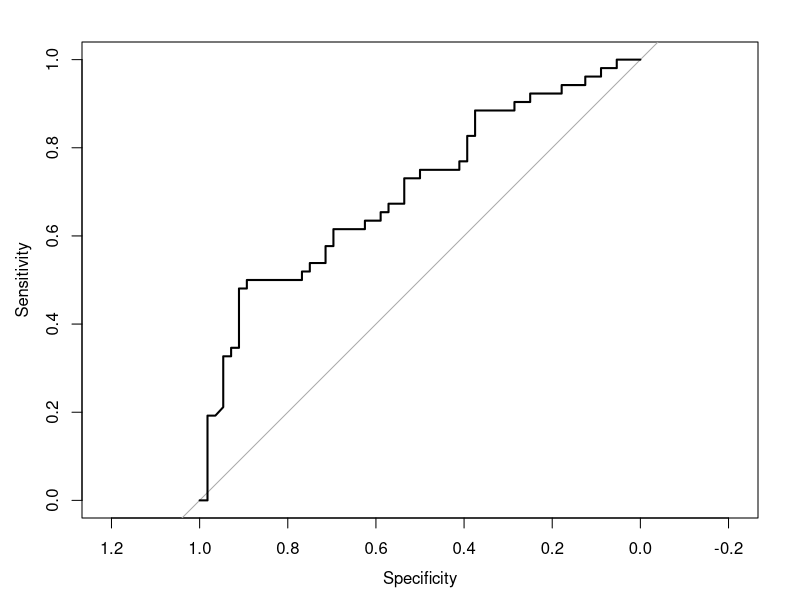
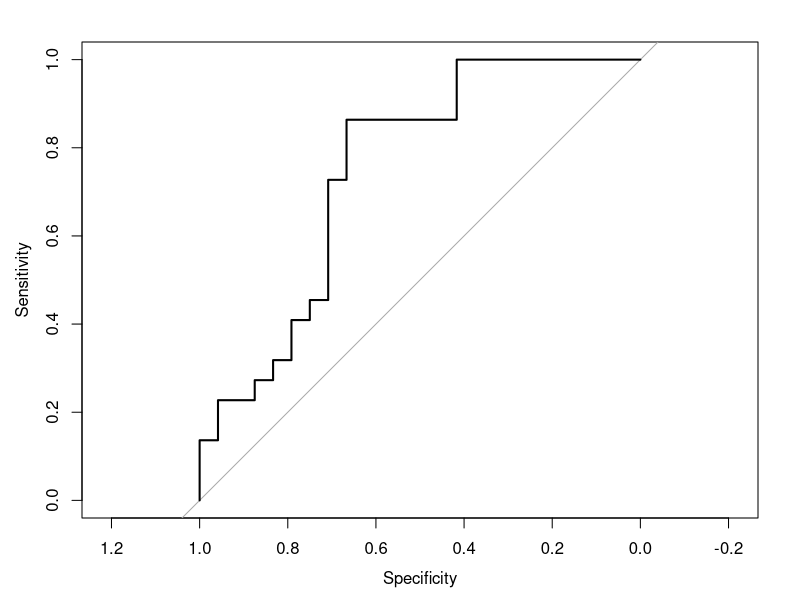
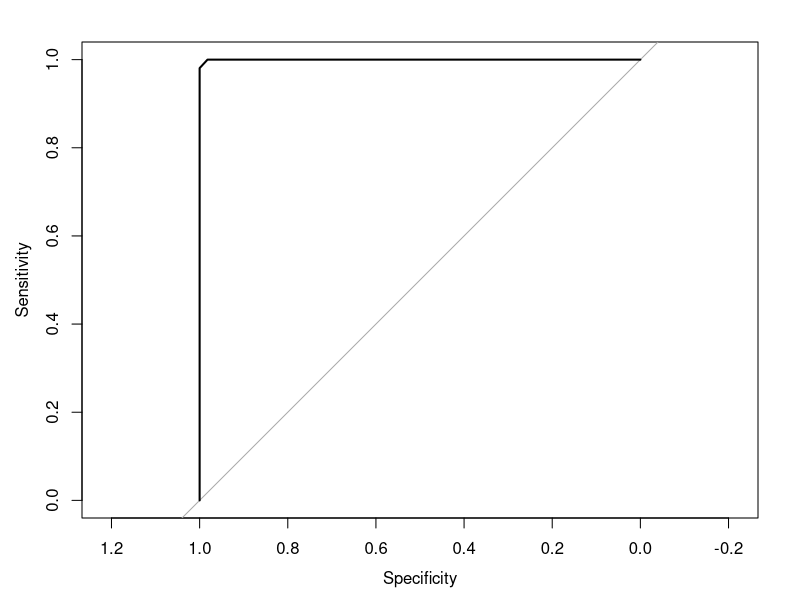
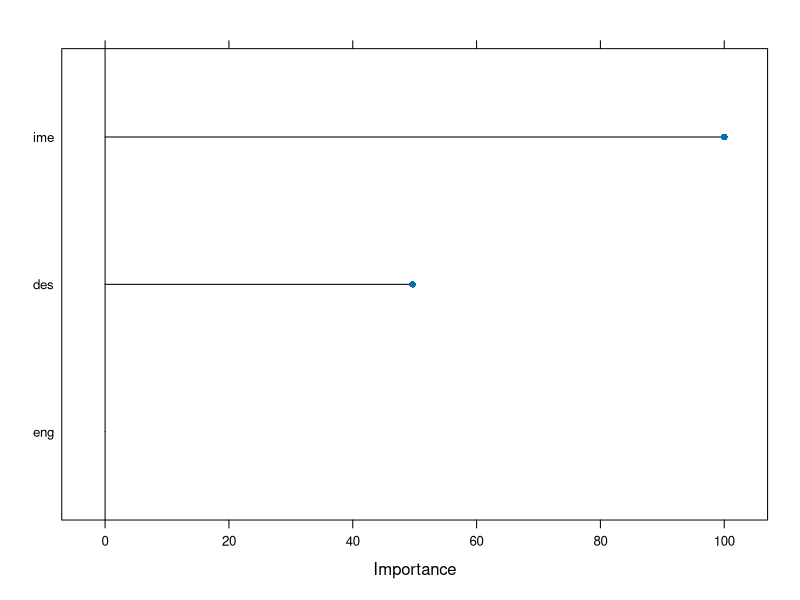
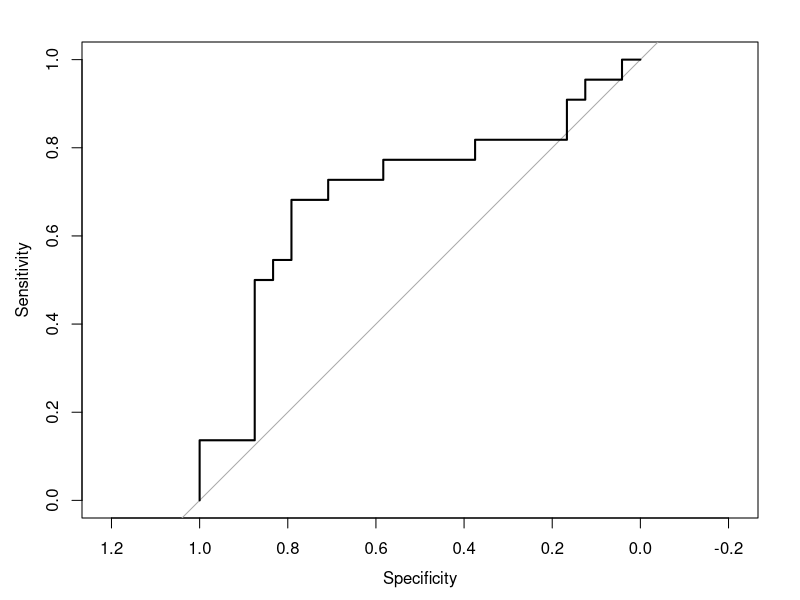
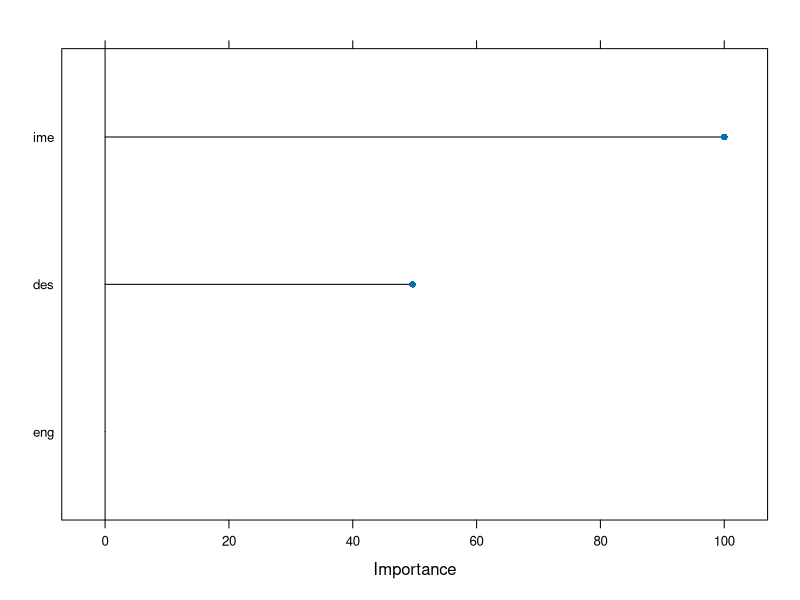
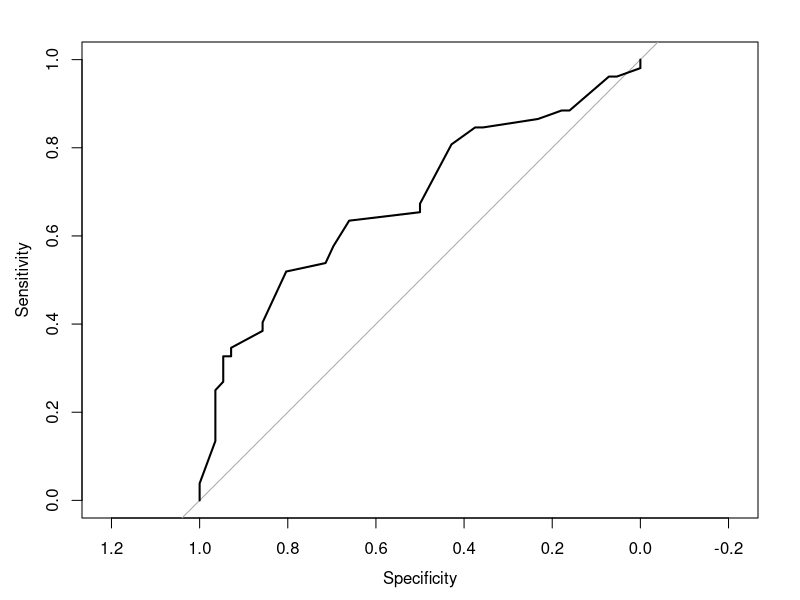
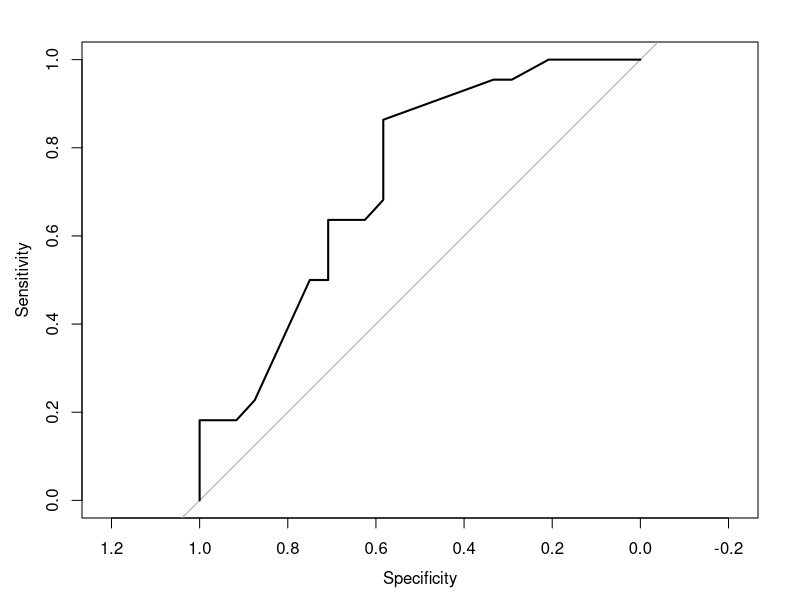

Write the R code that produced these figures, in order. (Note: this script raises an error after producing the figures.)
options(scipen = 9999)
library(readxl)
library(caTools)
library(caret)
library(pROC)
library(e1071)
library(ipred)
library(ROCR)
library(MASS)

dados <- read_excel("dados.xlsx", sheet = "dados")

set.seed(123)


#### MODELO NÃO SUPERVISIONADO K-MEANS #### 
grupos_aval <- kmeans(dados$aval,centers = 2)

grupos_aval$cluster[grupos_aval$cluster==2]=0 #baixo desempenho passa a receber valor de 0

dados$avalcluster = grupos_aval$cluster #Inputando uma nova coluna no df dados

#### MODELO LINEAR NORMAL #### 

linear_normal <- lm(aval ~ eng + ime + des, data=dados)
summary(linear_normal)

#### REGRESSÃO LOGÍSTICA #### 

logit <- glm(avalcluster ~ eng + ime + des, data=dados, family = binomial)
summary(logit)


#### APRENDIZADO DE MÁQUINA SUPERVISIONADO #### 

#Fazendo a divisão (treino: 0.70; teste: 0.30)

set.seed(123)

divisao=sample.split(dados$avalcluster,SplitRatio = 0.7)
treinamento=subset(dados,divisao==T)
teste=subset(dados,divisao==F)

treinamento$avalcluster=as.factor(treinamento$avalcluster)
teste$avalcluster=as.factor(teste$avalcluster)


#### ANÁLISE DISCRIMINANTE LINEAR ####
adl = lda(avalcluster ~ eng + ime + des, 
          data=treinamento)

#TREINAMENTO
adlclass=predict(adl, 
                newdata=treinamento)$class

confusionMatrix(adlclass,
                treinamento$avalcluster,
                positive = "1")

adlclassprob=predict(adl, 
                    newdata=treinamento, 
                    type="prob")$posterior[,2]
adlrocobject=roc(as.numeric(treinamento$avalcluster) -1, 
                adlclassprob)

plot.roc(adlrocobject)
auc(adlrocobject)

#TESTE
adlclass=predict(adl, 
                 newdata=teste)$class

confusionMatrix(adlclass,
                teste$avalcluster,
                positive = "1")

adlclassprob=predict(adl, 
                     newdata=teste)$posterior[,2]

adlrocobject=roc(as.numeric(teste$avalcluster) -1, 
                 adlclassprob)

plot.roc(adlrocobject)
auc(adlrocobject)



### RANDOM FOREST ### 

ctrl=trainControl(method="cv",
                  number=10)

FitRF= train(
  avalcluster ~ eng + ime + des,
  method="rf",
  preProcess=c("scale"),
  trControl=ctrl,
  data=treinamento,
  importance=T
)

#TREINAMENTO
RFclass=predict(FitRF, 
                newdata=treinamento)

confusionMatrix(RFclass,
                treinamento$avalcluster,
                positive = "1")

RFclassprob=predict(FitRF, 
                    newdata=treinamento, 
                    type="prob")

RFrocobject=roc(treinamento$avalcluster, 
                RFclassprob[,2])

plot.roc(RFrocobject)
plot(varImp(FitRF))
auc(RFrocobject)

#TESTE
RFclass=predict(FitRF, 
                newdata=teste)

confusionMatrix(RFclass,
                teste$avalcluster,
                positive = "1")

RFclassprob=predict(FitRF, 
                    newdata=teste, 
                    type="prob")

RFrocobject=roc(teste$avalcluster, 
                RFclassprob[,2])

plot.roc(RFrocobject)
plot(varImp(FitRF))
auc(RFrocobject)

### KNN ### 

ctrl=trainControl(method="repeatedcv",
                  number=10)

FitKNN= train(
  avalcluster ~ eng + ime + des,
  method="knn",
  preProcess=c("scale"),
  trControl=ctrl,
  data=treinamento,
  tuneLength = 20
)

#TREINAMENTO

KNNclass=predict(FitKNN, 
                 newdata=treinamento)

confusionMatrix(KNNclass,
                treinamento$avalcluster,
                positive = "1")

KNNclassprob=predict(FitKNN, 
                     newdata=treinamento, 
                     type="prob")

KNNrocobject=roc(treinamento$avalcluster, 
                 KNNclassprob[,2])

plot.roc(KNNrocobject)
auc(KNNrocobject)

#TESTE
KNNclass=predict(FitKNN, 
                 newdata=teste)

confusionMatrix(KNNclass,
                teste$avalcluster,
                positive = "1")

KNNclassprob=predict(FitKNN, 
                     newdata=teste, 
                     type="prob")

KNNrocobject=roc(teste$avalcluster, 
                 KNNclassprob[,2])

plot.roc(KNNrocobject)
auc(KNNrocobject)


### NAIVE BAYES ### 

ctrl=trainControl(method="cv",
                  number=10)

Grid = expand.grid(usekernel = TRUE,
                   laplace = 0,
                   adjust = 1)

FitNB= train(
  avalcluster ~ eng + ime + des,
  method="naive_bayes",
  preProcess=c("scale"),
  trControl=ctrl,
  data=treinamento,
  tuneGrid = Grid
)

#TREINAMENTO
nbclass=predict(FitNB, 
                newdata=treinamento)

confusionMatrix(nbclass,
                treinamento$avalcluster,
                positive = "1")

nbclassprob=predict(FitNB, 
                    newdata=treinamento, 
                    type="prob")

nbrocobject=roc(treinamento$avalcluster, 
                nbclassprob[,2])

plot.roc(nbrocobject)
auc(nbrocobject)

#TESTE
nbclass=predict(FitNB, 
                newdata=teste)

confusionMatrix(nbclass,
                teste$avalcluster,
                positive = "1")

nbclassprob=predict(FitNB, 
                    newdata=teste, 
                    type="prob")

nbrocobject=roc(teste$avalcluster, 
                nbclassprob[,2])

plot.roc(nbrocobject)
auc(nbrocobject)


### LOGIT ### 

Fitlogit= train(
  avalcluster ~ eng + ime + des,
  method="glm",
  preProcess=c("scale"),
  family="binomial",
  data=treinamento
)

#TREINAMENTO
logitclass=predict(Fitlogit, 
                   newdata=treinamento)

confusionMatrix(logitclass,
                treinamento$avalcluster,
                positive = "1")

logitclassprob=predict(Fitlogit, 
                       newdata=treinamento, 
                       type="prob")

logitrocobject=roc(treinamento$avalcluster, 
                   logitclassprob[,2])

plot.roc(logitrocobject)
auc(logitrocobject)

#TESTE
logitclass=predict(Fitlogit, 
                   newdata=teste)

confusionMatrix(logitclass,
                teste$avalcluster,
                positive = "1")

logitclassprob=predict(Fitlogit, 
                       newdata=teste, 
                       type = "prob")

logitrocobject=roc(teste$avalcluster, 
                   logitclassprob[,2])

plot.roc(logitrocobject)
auc(logitrocobject)

### SVM LINEAR ### 

svmfit=svm(avalcluster ~ eng + ime + des, 
           data=treinamento, 
           scale=T, 
           type= "C-classification", 
           kernel="linear",
           probability = TRUE)


#TREINAMENTO
svmclass=predict(svmfit, 
                 newdata=treinamento)

confusionMatrix(svmclass,
                treinamento$avalcluster,
                positive = "1")

svmclassprob=predict(svmfit, 
                     newdata=treinamento, 
                     type="prob")

svmrocobject=roc(treinamento$avalcluster, 
                as.numeric(svmclassprob))

plot.roc(svmrocobject)
auc(svmrocobject)

#TESTE
svmclass=predict(svmfit, 
                 newdata=teste)

confusionMatrix(svmclass,
                teste$avalcluster,
                positive = "1")

svmclassprob=predict(svmfit, 
                     newdata=teste, 
                     type="prob")

svmrocobject=roc(teste$avalcluster, 
                 as.numeric(svmclassprob))

plot.roc(svmrocobject)
auc(svmrocobject)

### BAGGING ###

baggedfit <- bagging(formula = avalcluster ~ eng + ime + des, 
                     data = treinamento,
                     coob = TRUE,
                     scale=T)

#TREINAMENTO

baggedclass <- predict(object = baggedfit,    
                       newdata = treinamento,  
                       type = "class")

confusionMatrix(data = baggedclass,       
                reference = treinamento$avalcluster,
                positive = "1")

baggedclassprob <- predict(object = baggedfit,    
                           newdata = treinamento,  
                           type = "prob")

baggedrocobject=roc(treinamento$avalcluster, 
                    baggedclassprob[,2])
plot.roc(baggedrocobject)
auc(baggedrocobject)

#TESTE
baggedclass <- predict(object = baggedfit,    
                       newdata = teste,  
                       type = "class")

confusionMatrix(data = baggedclass,       
                reference = teste$avalcluster,
                positive = "1")

baggedclassprob <- predict(object = baggedfit,    
                           newdata = teste,  
                           type = "prob")

baggedrocobject=roc(teste$avalcluster, 
                    baggedclassprob[,2])

plot.roc(baggedrocobject)
auc(baggedrocobject)

### GRADIENT BOOSTING MACHINE ###

tc = trainControl(method = "cv", 
                  number=10)

fitboosted = train(avalcluster ~ eng + ime + des, 
                   data=treinamento, 
                   method="gbm", 
                   trControl=tc,
                   preProcess = c("scale"))

#TREINAMENTO
boostedclass=predict(fitboosted, 
                     newdata=treinamento)

confusionMatrix(boostedclass,
                treinamento$avalcluster, 
                positive = "1")

boostedclassprob=predict(fitboosted, 
                         newdata=treinamento, 
                         type="prob")

boostedrocobject=roc(treinamento$avalcluster, 
                     boostedclassprob[,2])

plot.roc(boostedrocobject)

auc(boostedrocobject)

#TESTE
boostedclass=predict(fitboosted, 
                     newdata=teste)

confusionMatrix(boostedclass,
                teste$avalcluster, 
                positive = "1")

boostedclassprob=predict(fitboosted, 
                         newdata=teste, 
                         type="prob")

boostedrocobject=roc(teste$avalcluster, 
                     boostedclassprob[,2])

plot.roc(boostedrocobject)
auc(boostedrocobject)

### GERAÇÃO DA CURVA ROC PARA O DESEMPENHO DOS TESTES ###

preds_list <- list(KNNclassprob[,2], nbclassprob[,2], RFclassprob[,2], logitclassprob[,2], svmclassprob, boostedclassprob[,2], baggedclassprob[,2])


m <- length(preds_list)
actuals_list <- rep(list(as.numeric(teste$avalcluster)), m)

# Plotando a curva ROC
pred <- prediction(predictions=preds_list, labels=actuals_list)
rocs <- performance(pred, "tpr", "fpr")
plot(rocs, col = as.list(1:m), main = "ROC curves for test data")
legend(x = "bottomright", 
       legend = c("KNN", "Naive Bayes","Random Forest","Logit","SVM linear", "Gradient Boosting","Bagging"),
       fill = 1:m)
